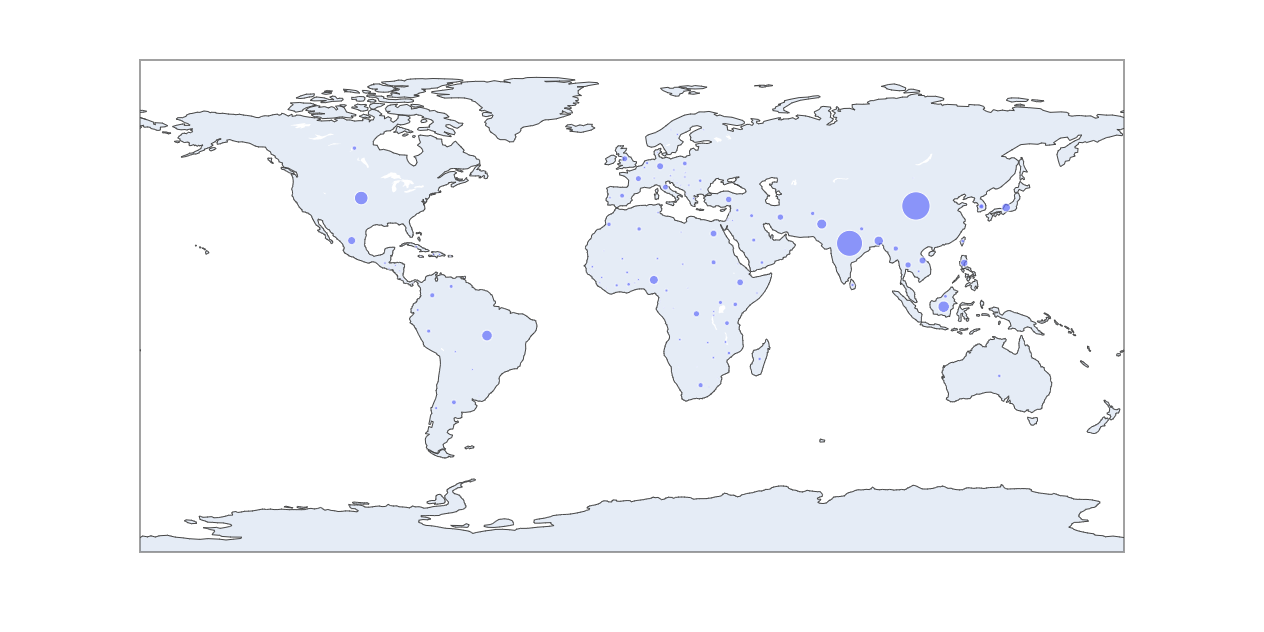

Generate this figure with Python:
# Mapa de dispersão (scatter) padrão

import plotly.express as px # chama o módulo como px para a biblioteca 

df = px.data.gapminder().query("year == 2007") # Cria o dataframe com dados do arquivo gapminder (padrão do Plotly)
fig = px.scatter_geo(df, locations="iso_alpha",
                     size="pop", # Tamanho do marcador, "pop" é uma das colunas do arquivo gapminder
                     )
fig.show() # Plota o gráfico
